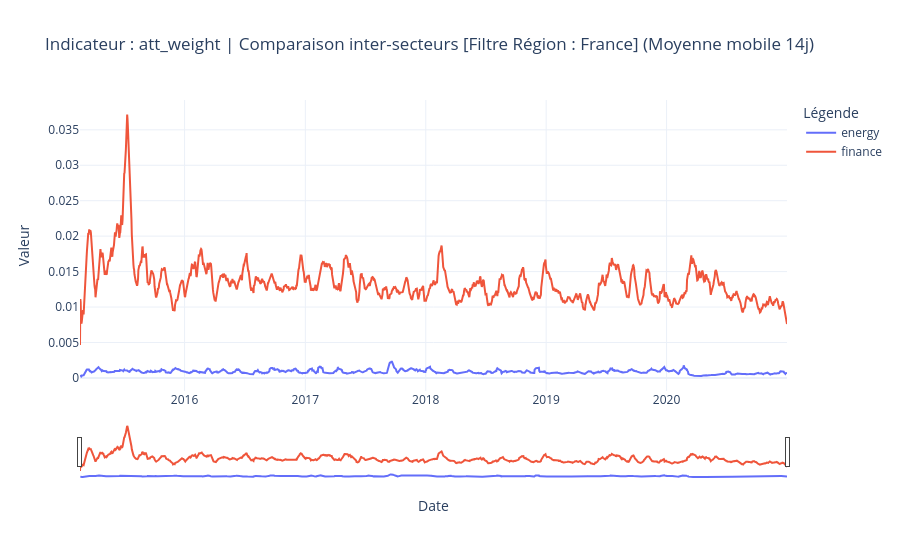

Write notebook code for a chart like this one.
### Code cell
plot_gdelt_indicator(
    df_global, df_geo, 
    metric='att_weight', mode='sectors', sector_keys=['energy', 'finance'], region_filter='France'
)

### Figure 1 — Plotly figure (JSON) as saved in the notebook; plotly's stock layout.template omitted (floating-point values rounded to 4 significant figures; data arrays with more than 128 entries replaced by an {"elided": "..."} marker saying what was removed)
{"data": [{"hovertemplate": "Série=energy<br>period=%{x}<br>Valeur=%{y}<extra></extra>", "legendgroup": "energy", "line": {"color": "#636efa", "dash": "solid"}, "marker": {"symbol": "circle"}, "mode": "lines", "name": "energy", "orientation": "v", "showlegend": true, "type": "scatter", "x": {"elided": "2144 str values"}, "xaxis": "x", "y": {"elided": "2144 float values"}, "yaxis": "y"}, {"hovertemplate": "Série=finance<br>period=%{x}<br>Valeur=%{y}<extra></extra>", "legendgroup": "finance", "line": {"color": "#EF553B", "dash": "solid"}, "marker": {"symbol": "circle"}, "mode": "lines", "name": "finance", "orientation": "v", "showlegend": true, "type": "scatter", "x": {"elided": "2144 str values"}, "xaxis": "x", "y": {"elided": "2144 float values"}, "yaxis": "y"}], "layout": {"hovermode": "x unified", "legend": {"title": {"text": "Légende"}, "tracegroupgap": 0}, "title": {"text": "Indicateur : att_weight | Comparaison inter-secteurs [Filtre Région : France] (Moyenne mobile 14j)"}, "xaxis": {"anchor": "y", "domain": [0, 1], "rangeslider": {"visible": true}, "title": {"text": "Date"}}, "yaxis": {"anchor": "x", "domain": [0, 1], "title": {"text": "Valeur"}}}}
